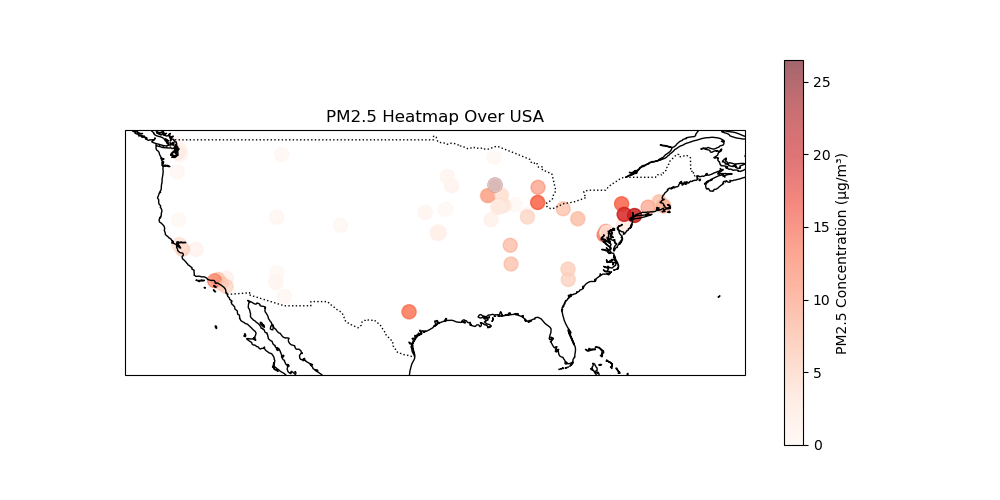

Write Python code to recreate this figure.
import cartopy.crs as ccrs
import cartopy.feature as cfeature
import matplotlib.pyplot as plt
import sqlite3
import pandas as pd

def fetch_location_and_pm25_data(db_name):
    connection = sqlite3.connect(db_name)
    cursor = connection.cursor()

    cursor.execute('''
        SELECT latitude, longitude, value as PM25
        FROM AirQuality
    ''')
    rows = cursor.fetchall()
    connection.close()

    return pd.DataFrame(rows, columns=['Latitude', 'Longitude', 'PM25'])

def main():
    # Get data from db
    database_name = 'FinalProject_v2.db'
    df_data = fetch_location_and_pm25_data(database_name)
    #print(df_data.head())

    # Extract lists
    lons = df_data['Longitude'].tolist()
    lats = df_data['Latitude'].tolist()
    pollution_data = df_data['PM25'].tolist()

    # Create a figure 
    fig, ax = plt.subplots(figsize=(10, 5), subplot_kw={'projection': ccrs.PlateCarree()})

    # Set the extent of the map to the USA (rough coordinates)
    ax.set_extent([-128, -62, 24, 50], crs=ccrs.PlateCarree())

    # Add map features like coastlines and borders
    ax.add_feature(cfeature.COASTLINE)
    ax.add_feature(cfeature.BORDERS, linestyle=':')

    # Add a colorbar to represent the pollution data
    sc = plt.scatter(lons, lats, c=pollution_data, cmap='Reds', marker='o', s=100, alpha=0.6, transform=ccrs.PlateCarree())

    # Add a colorbar and its title
    cbar = plt.colorbar(sc)
    cbar.set_label('PM2.5 Concentration (µg/m³)')

    plt.title('PM2.5 Heatmap Over USA')
    plt.show()

if __name__ == "__main__":
    main()
